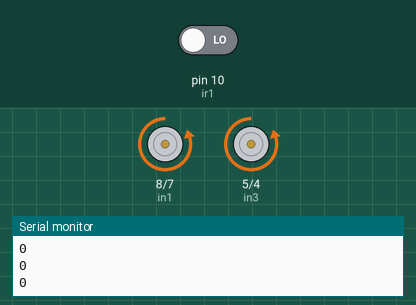
This sketch was run on a simulated Arduino Uno, built with avr-gcc and run on an emulated ATmega328P. On the bench: motor-driver pin pairs drawn as motors (green arrow = first pin HIGH = forward, orange = second pin HIGH = backward, longer = more drive, scaled by the enable pin), the last lines printed to the serial monitor. The test bench sets the inputs (shaded band); at power-on: pin 10 (ir1) LOW.

Above: at 4.8 s.
4.9 s: pin 10 (ir1) driven HIGH
At 9.2 s:
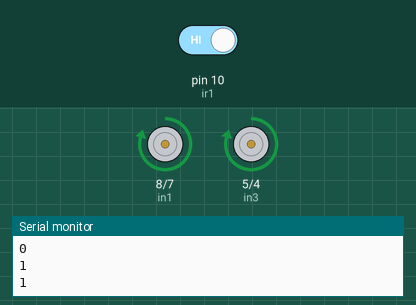
9.5 s: pin 10 (ir1) driven LOW
At 12.3 s:
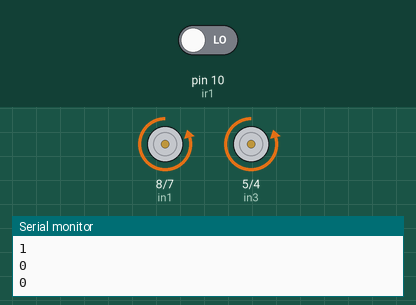
Timing chart, 0 to 13.8 s (numbered marks = the images above; inputs shaded):
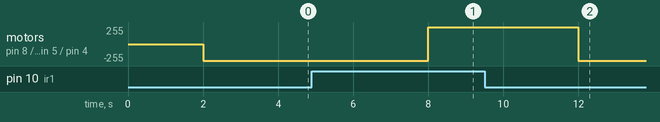

The sketch:

first_trial.ino
```cpp
// Right Side Motors
int enA = 9;
int in1 = 8;
int in2 = 7;

// Left Side Motors
int enB = 3;
int in3 = 5;
int in4 = 4;
int ir1=10;
int data1;

void setup() {
  // put your setup code here, to run once:
  Serial.begin(9600);
  pinMode(enA , OUTPUT);
  pinMode(in1 , OUTPUT);
  pinMode(in2 , OUTPUT);
  pinMode(enB , OUTPUT);
  pinMode(in3 , OUTPUT);
  pinMode(in4 , OUTPUT);
  pinMode(ir1,INPUT);//black zero  white one
}

void loop() {
  data1=digitalRead(ir1);
  Serial.println(data1);
  delay(2000);
  if(data1==HIGH)
  { //FORWARD
        digitalWrite(in1,HIGH);
        digitalWrite(in2,LOW);
        analogWrite(enA,250);
        digitalWrite(in3,HIGH);
        digitalWrite(in4,LOW);
        analogWrite(enB,250);

  }

     else{ //REVERSE
        digitalWrite(in1,LOW);
        digitalWrite(in2,HIGH);
        analogWrite(enA,250);
        digitalWrite(in3,LOW);
        digitalWrite(in4,HIGH);
        analogWrite(enB,250);
       }


}
```

Measured:
- after the input at 4.9 s, motor on pin 8 (in1) / pin 7 (in2), motor on pin 5 (in3) / pin 4 (in4): backward 250/255 → forward 250/255 after 3.1 s
- after the input at 9.5 s, motor on pin 8 (in1) / pin 7 (in2), motor on pin 5 (in3) / pin 4 (in4): forward 250/255 → backward 250/255 after 2.5 s
